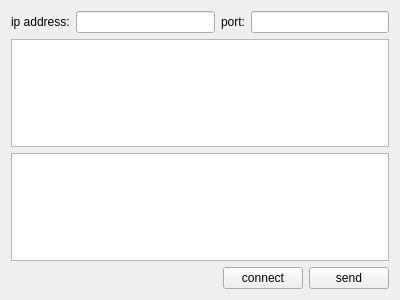
<?xml version="1.0" encoding="UTF-8"?>
<ui version="4.0">
 <class>MainWindow</class>
 <widget class="QMainWindow" name="MainWindow">
  <property name="geometry">
   <rect>
    <x>0</x>
    <y>0</y>
    <width>400</width>
    <height>300</height>
   </rect>
  </property>
  <property name="windowTitle">
   <string>TCP Client</string>
  </property>
  <widget class="QWidget" name="centralWidget">
   <layout class="QVBoxLayout" name="verticalLayout_2">
    <item>
     <layout class="QVBoxLayout" name="verticalLayout">
      <item>
       <layout class="QHBoxLayout" name="horizontalLayout">
        <item>
         <widget class="QLabel" name="label_Ip">
          <property name="text">
           <string>ip address:</string>
          </property>
         </widget>
        </item>
        <item>
         <widget class="QLineEdit" name="lineEdit_Ip"/>
        </item>
        <item>
         <widget class="QLabel" name="label_Port">
          <property name="text">
           <string>port:</string>
          </property>
         </widget>
        </item>
        <item>
         <widget class="QLineEdit" name="lineEdit_Port"/>
        </item>
       </layout>
      </item>
      <item>
       <widget class="QTextEdit" name="textEdit_Recv"/>
      </item>
      <item>
       <widget class="QTextEdit" name="textEdit_Send"/>
      </item>
      <item>
       <layout class="QHBoxLayout" name="horizontalLayout_2">
        <item>
         <spacer name="horizontalSpacer">
          <property name="orientation">
           <enum>Qt::Horizontal</enum>
          </property>
          <property name="sizeHint" stdset="0">
           <size>
            <width>40</width>
            <height>20</height>
           </size>
          </property>
         </spacer>
        </item>
        <item>
         <widget class="QPushButton" name="pushButton_Connect">
          <property name="text">
           <string>connect</string>
          </property>
         </widget>
        </item>
        <item>
         <widget class="QPushButton" name="pushButton_Send">
          <property name="text">
           <string>send</string>
          </property>
         </widget>
        </item>
       </layout>
      </item>
     </layout>
    </item>
   </layout>
  </widget>
 </widget>
 <layoutdefault spacing="6" margin="11"/>
 <resources/>
 <connections/>
</ui>
